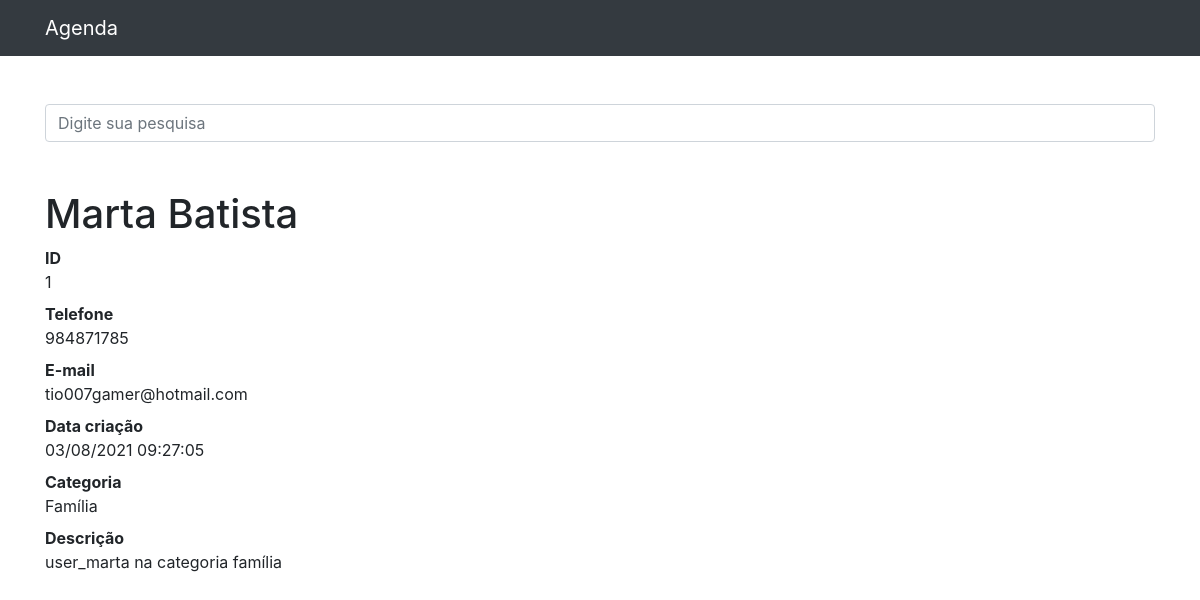
The page /1 on the database its author committed.
### contatos/models.py (models this page shows, shortened)
class Contato(models.Model):
    nome = models.CharField(max_length=255)
    sobrenome = models.CharField(max_length=255, blank=True)
    telefone = models.CharField(max_length=255)
    email = models.CharField(max_length=255, blank=True)
    data_criacao = models.DateTimeField(default=timezone.now)
    descricao = models.TextField(blank=True)
    categoria = models.ForeignKey(Categoria, on_delete=models.DO_NOTHING)  #faz a referencia entre a tabela Contato e Categoria, não irá fazer nada caso o campo categoria seja apagado
    mostrar = models.BooleanField(default=True)
    foto = models.ImageField(blank=True, upload_to='fotos/%Y/%m/%d')  #upload de imagens

class Categoria(models.Model):
    nome = models.CharField(max_length=255)
    def __str__(self):
        return self.nome  #irá apresentar o nome, ao inves da str inteira

### contatos/views.py (the view)
# urls.py: path('<int:contato_id>', views.ver_contato, name='ver_contato'),
def ver_contato(request, contato_id):
    try:
        contato = Contato.objects.get(id=contato_id)
        if not contato.mostrar:
            raise Http404()  #mostra o erro 404 caso nao esteja marcado o mostrar, afim de nao visualizar por inserção na url
        return render(request, 'contatos/ver_contato.html', {
            'contato': contato
        })
    except Contato.DoesNotExist as e:
        raise Http404()

### contatos/templates/contatos/ver_contato.html (shortened to what this page needs)
{% extends 'base.html' %}
{%block conteudo%}
    <h1 class="mt-5">{{ contato.nome }} {{ contato.sobrenome }}</h1>
    <dl>
        <dt>ID</dt>
        <dd>{{ contato.id }}</dd>
        <dt>Telefone</dt>
        <dd>{{ contato.telefone }}</dd>
        <dt>E-mail</dt>
        <dd>{{ contato.email }}</dd>
        <dt>Data criação</dt>
        <dd>{{ contato.data_criacao|date:'d/m/Y H:i:s' }}</dd>
        <dt>Categoria</dt>
        <dd>{{ contato.categoria }}</dd>
        <dt>Descrição</dt>
        <dd>
            {{ contato.descricao }}
        </dd>
    </dl>
{%endblock%}

### rows shown on the page
Contato: nome "Marta", sobrenome "Batista", id "1", telefone "984871785", email "tio007gamer@hotmail.com", data_criacao "03/08/2021 09:27:05", categoria "Família", descricao "user_marta na categoria família"
